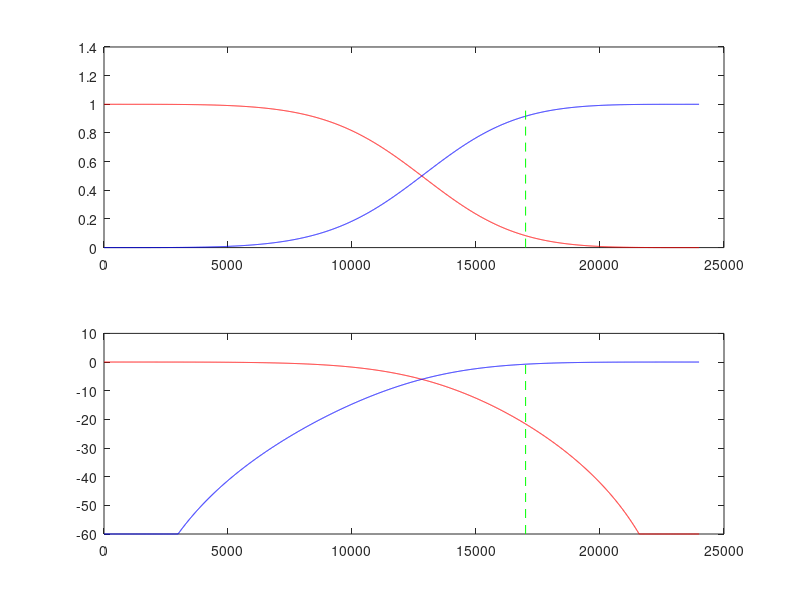
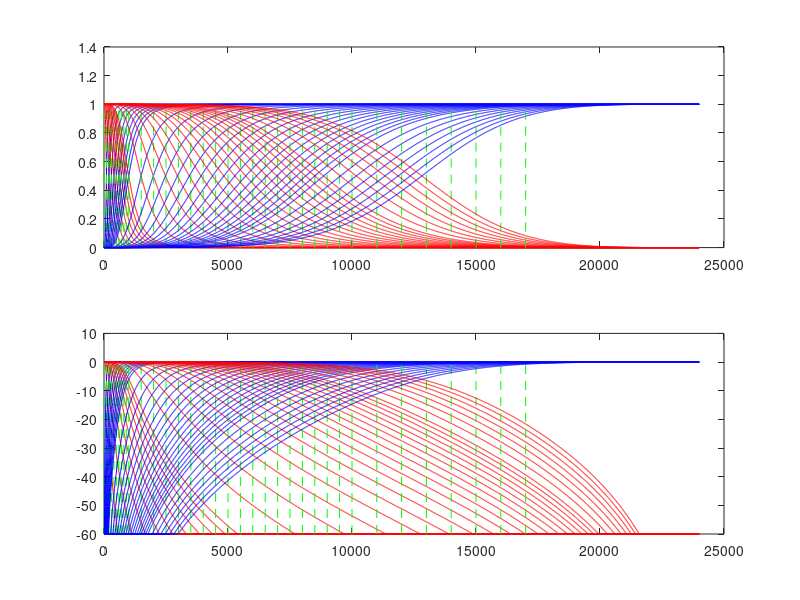
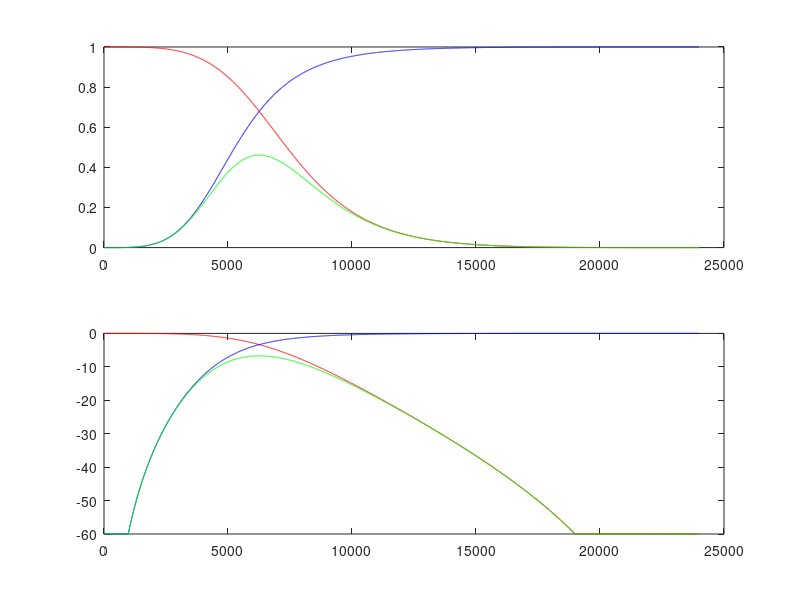
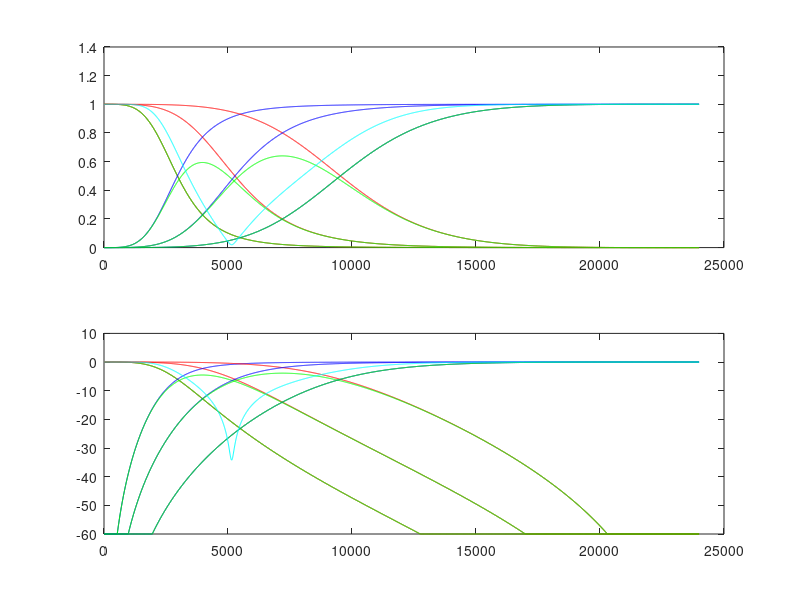

Recreate these plots in MATLAB, in order. (Note: this script raises an error after producing the figures.)
clear;

sampling_freq = 48000;
FreqCutoff    = [0 1 2 3 4 5 6 7 8 9 10 15 20 25 30 35 40 45 50 55 60 65 70 75 80 85 90 95 100 110 120 130 140 150 160 170] * 100;

%                  b2,    -b1/2,      b0,   -a1/2,      a2
LPCoefTab = [[      0,       -0,       0, 8388607, 8388607],
             [    356,     -356,     356, 8310966, 8234749],
             [   1411,    -1411,    1411, 8233344, 8083724],
             [   3146,    -3146,    3146, 8155760, 7935495],
             [   5541,    -5541,    5541, 8078234, 7790021],
             [   8577,    -8577,    8577, 8000780, 7647261],
             [  12238,   -12238,   12238, 7923418, 7507178],
             [  16504,   -16504,   16504, 7846162, 7369732],
             [  21358,   -21358,   21358, 7769030, 7234882],
             [  26783,   -26783,   26783, 7692034, 7102590],
             [  32761,   -32761,   32761, 7615190, 6972818],
             [  70399,   -70399,   70399, 7233707, 6360402],
             [ 119556,  -119556,  119556, 6857840, 5805295],
             [ 178504,  -178504,  178504, 6488789, 5302984],
             [ 245707,  -245707,  245707, 6127486, 4849190],
             [ 319807,  -319807,  319807, 5774638, 4439894],
             [ 399607,  -399607,  399607, 5430758, 4071336],
             [ 484057,  -484057,  484057, 5096202, 3740025],
             [ 572239,  -572239,  572239, 4771190, 3442727],
             [ 663351,  -663351,  663351, 4455832, 3176458],
             [ 756697,  -756697,  756697, 4150147, 2938474],
             [ 851674,  -851674,  851674, 3854084, 2726259],
             [ 947762,  -947762,  947762, 3567532, 2537505],
             [1044512, -1044512, 1044512, 3290333, 2370105],
             [1141538, -1141538, 1141538, 3022295, 2222134],
             [1238513, -1238513, 1238513, 2763196, 2091835],
             [1335156, -1335156, 1335156, 2512796, 1977608],
             [1431229, -1431229, 1431229, 2270842, 1877993],
             [1526534, -1526534, 1526534, 2037068, 1791664],
             [1714194, -1714194, 1714194, 1592982, 1654134],
             [1897115, -1897115, 1897115, 1178372, 1556594],
             [2074617, -2074617, 2074617,  791105, 1492071],
             [2246282, -2246282, 2246282,  429132, 1454786],
             [2411881, -2411881, 2411881,   90515, 1439948],
             [2571327, -2571327, 2571327, -226558, 1443585],
             [2724636, -2724636, 2724636, -523771, 1462394]] / power(2, 23);

HPCoefTab = [[8388607,  8388607, 8388607, 8388607, 8388607],
             [8311322,  8311322, 8311322, 8310966, 8234749],
             [8234756,  8234756, 8234756, 8233344, 8083724],
             [8158906,  8158906, 8158906, 8155760, 7935495],
             [8083774,  8083774, 8083774, 8078234, 7790021],
             [8009357,  8009357, 8009357, 8000780, 7647261],
             [7935656,  7935656, 7935656, 7923418, 7507178],
             [7862666,  7862666, 7862666, 7846162, 7369732],
             [7790387,  7790387, 7790387, 7769030, 7234882],
             [7718816,  7718816, 7718816, 7692034, 7102590],
             [7647952,  7647952, 7647952, 7615190, 6972818],
             [7304106,  7304106, 7304106, 7233707, 6360402],
             [6977396,  6977396, 6977396, 6857840, 5805295],
             [6667292,  6667292, 6667292, 6488789, 5302984],
             [6373192,  6373192, 6373192, 6127486, 4849190],
             [6094444,  6094444, 6094444, 5774638, 4439894],
             [5830366,  5830366, 5830366, 5430758, 4071336],
             [5580260,  5580260, 5580260, 5096202, 3740025],
             [5343428,  5343428, 5343428, 4771190, 3442727],
             [5119182,  5119182, 5119182, 4455832, 3176458],
             [4906844,  4906844, 4906844, 4150147, 2938474],
             [4705759,  4705759, 4705759, 3854084, 2726259],
             [4515294,  4515294, 4515294, 3567532, 2537505],
             [4334844,  4334844, 4334844, 3290333, 2370105],
             [4163833,  4163833, 4163833, 3022295, 2222134],
             [4001709,  4001709, 4001709, 2763196, 2091835],
             [3847952,  3847952, 3847952, 2512796, 1977608],
             [3702071,  3702071, 3702071, 2270842, 1877993],
             [3563602,  3563602, 3563602, 2037068, 1791664],
             [3307176,  3307176, 3307176, 1592982, 1654134],
             [3075486,  3075486, 3075486, 1178372, 1556594],
             [2865722,  2865722, 2865722,  791105, 1492071],
             [2675414,  2675414, 2675414,  429132, 1454786],
             [2502396,  2502396, 2502396,   90515, 1439948],
             [2344769,  2344769, 2344769, -226558, 1443585],
             [2200865,  2200865, 2200865, -523771, 1462394]] / power(2, 23);

nb_filters = size(FreqCutoff, 2);
N          = 4096;
LPCoefTab  = [LPCoefTab(:, 3), LPCoefTab(:, 2) * -2, LPCoefTab(:, 1), LPCoefTab(:, 4) * -2, LPCoefTab(:, 5)];
HPCoefTab  = [HPCoefTab(:, 3), HPCoefTab(:, 2) * -2, HPCoefTab(:, 1), HPCoefTab(:, 4) * -2, HPCoefTab(:, 5)];

LP_response = zeros(nb_filters, N);
HP_response = zeros(nb_filters, N);
for i = 1 : nb_filters
    b_LP2 = conv(     LPCoefTab(i, 1 : 3),       LPCoefTab(i, 1 : 3));
    a_LP2 = conv([1.0 LPCoefTab(i, 4 : 5)], [1.0 LPCoefTab(i, 4 : 5)]);
    b_HP2 = conv(     HPCoefTab(i, 1 : 3),       HPCoefTab(i, 1 : 3));
    a_HP2 = conv([1.0 HPCoefTab(i, 4 : 5)], [1.0 HPCoefTab(i, 4 : 5)]);
    LP_response(i, :) = freqz(b_LP2, a_LP2, N);
    HP_response(i, :) = freqz(b_HP2, a_HP2, N);
end;
HP_response(1, :) = zeros(1, N);
LP_response_dB = 20.0 * log10(abs(LP_response));
HP_response_dB = 20.0 * log10(abs(HP_response));
freq_axis      = [0 : N - 1] * sampling_freq / N / 2;

figure(1);
for i = 1 : nb_filters
    clf(1);
    subplot(2, 1, 1);
    plot(freq_axis, abs(LP_response(i, :)), 'r-');
    hold on;
    plot(freq_axis, abs(HP_response(i, :)), 'b-');
    hold on;
    plot([FreqCutoff(i) FreqCutoff(i)], [0.0 1.0], 'g--');
    hold on;
    subplot(2, 1, 2);
    plot(freq_axis, max(-60.0, LP_response_dB(i, :)), 'r-');
    hold on;
    plot(freq_axis, max(-60.0, HP_response_dB(i, :)), 'b-');
    hold on;
    plot([FreqCutoff(i) FreqCutoff(i)], [-60.0 0.0], 'g--');
    hold off;
    fprintf(1, 'FreqCutoff(%d) : %f\n', i, FreqCutoff(i));
    pause(0.2);
end;

figure(2);
clf(2);
for i = 1 : nb_filters
    subplot(2, 1, 1);
    plot(freq_axis, abs(LP_response(i, :)), 'r-');
    hold on;
    plot(freq_axis, abs(HP_response(i, :)), 'b-');
    hold on;
    plot([FreqCutoff(i) FreqCutoff(i)], [0.0 1.0], 'g--');
    hold on;
    subplot(2, 1, 2);
    plot(freq_axis, max(-60.0, LP_response_dB(i, :)), 'r-');
    hold on;
    plot(freq_axis, max(-60.0, HP_response_dB(i, :)), 'b-');
    hold on;
    plot([FreqCutoff(i) FreqCutoff(i)], [-60.0 0.0], 'g--');
    hold on;
end;
hold off;

figure(3);
clf(3);
ind_LP = 25;
ind_HP = 20;
BP_response = LP_response(ind_LP, :) .* HP_response(ind_HP, :);
BP_response_dB = 20.0 * log10(abs(BP_response));
subplot(2, 1, 1);
plot(freq_axis, abs(LP_response(ind_LP, :)), 'r-');
hold on;
plot(freq_axis, abs(HP_response(ind_HP, :)), 'b-');
hold on;
plot(freq_axis, abs(BP_response), 'g-');
hold on;
subplot(2, 1, 2);
plot(freq_axis, max(-60.0, LP_response_dB(ind_LP, :)), 'r-');
hold on;
plot(freq_axis, max(-60.0, HP_response_dB(ind_HP, :)), 'b-');
hold on;
plot(freq_axis, max(-60.0, BP_response_dB), 'g-');
hold off;

figure(4);
clf(4);
ind1_LP = 15;
ind2_LP = 20;
ind2_HP = ind1_LP;
ind3_LP = 30;
ind3_HP = ind2_LP;
ind4_HP = ind3_LP;
BP1_response = LP_response(ind1_LP, :);
BP2_response = LP_response(ind2_LP, :) .* HP_response(ind2_HP, :);
BP3_response = LP_response(ind3_LP, :) .* HP_response(ind3_HP, :);
BP4_response =                            HP_response(ind4_HP, :);
BP_response  = BP1_response + BP2_response + BP3_response + BP4_response;
BP1_response_dB = 20.0 * log10(abs(BP1_response));
BP2_response_dB = 20.0 * log10(abs(BP2_response));
BP3_response_dB = 20.0 * log10(abs(BP3_response));
BP4_response_dB = 20.0 * log10(abs(BP4_response));
BP_response_dB  = 20.0 * log10(abs(BP_response));
subplot(2, 1, 1);
plot(freq_axis, abs(LP_response(ind1_LP, :)), 'r-');
hold on;
plot(freq_axis, abs(BP1_response), 'g-');
hold on;
plot(freq_axis, abs(LP_response(ind2_LP, :)), 'r-');
hold on;
plot(freq_axis, abs(HP_response(ind2_HP, :)), 'b-');
hold on;
plot(freq_axis, abs(BP2_response), 'g-');
hold on;
plot(freq_axis, abs(LP_response(ind3_LP, :)), 'r-');
hold on;
plot(freq_axis, abs(HP_response(ind3_HP, :)), 'b-');
hold on;
plot(freq_axis, abs(BP3_response), 'g-');
hold on;
plot(freq_axis, abs(HP_response(ind4_HP, :)), 'b-');
hold on;
plot(freq_axis, abs(BP4_response), 'g-');
hold on;
plot(freq_axis, abs(BP_response), 'c-');
hold on;
subplot(2, 1, 2);
plot(freq_axis, max(-60.0, LP_response_dB(ind1_LP, :)), 'r-');
hold on;
plot(freq_axis, max(-60.0, BP1_response_dB), 'g-');
hold on;
plot(freq_axis, max(-60.0, LP_response_dB(ind2_LP, :)), 'r-');
hold on;
plot(freq_axis, max(-60.0, HP_response_dB(ind2_HP, :)), 'b-');
hold on;
plot(freq_axis, max(-60.0, BP2_response_dB), 'g-');
hold on;
plot(freq_axis, max(-60.0, LP_response_dB(ind3_LP, :)), 'r-');
hold on;
plot(freq_axis, max(-60.0, HP_response_dB(ind3_HP, :)), 'b-');
hold on;
plot(freq_axis, max(-60.0, BP3_response_dB), 'g-');
hold on;
plot(freq_axis, max(-60.0, HP_response_dB(ind4_HP, :)), 'b-');
hold on;
plot(freq_axis, max(-60.0, BP4_response_dB), 'g-');
hold on;
plot(freq_axis, max(-60.0, BP_response_dB), 'c-');
hold off;


[gains global_response band_responses index error] = mdrc_gains([0 500 1500 5000]);
figure(5);
clf(5);
ind1_LP                 = index(1);
ind2_LP                 = index(2);
ind2_HP                 = index(1);
ind3_LP                 = index(3);
ind3_HP                 = index(2);
ind4_HP                 = index(3);
BP1_response            = LP_response(ind1_LP, :);
BP2_response            = LP_response(ind2_LP, :) .* HP_response(ind2_HP, :);
BP3_response            = LP_response(ind3_LP, :) .* HP_response(ind3_HP, :);
BP4_response            =                            HP_response(ind4_HP, :);
BP_wo_gains_response    = BP1_response + BP2_response + BP3_response + BP4_response;
BP_w_gains_response     = gains(1) * BP1_response + gains(2) * BP2_response + gains(3) * BP3_response + gains(4) * BP4_response;
BP1_response_dB         = 20.0 * log10(abs(BP1_response));
BP2_response_dB         = 20.0 * log10(abs(BP2_response));
BP3_response_dB         = 20.0 * log10(abs(BP3_response));
BP4_response_dB         = 20.0 * log10(abs(BP4_response));
BP_wo_gains_response_dB = 20.0 * log10(abs(BP_wo_gains_response));
BP_w_gains_response_dB  = 20.0 * log10(abs(BP_w_gains_response));
subplot(2, 1, 1);
plot(freq_axis, abs(BP1_response), 'g-');
hold on;
plot(freq_axis, abs(BP2_response), 'g-');
hold on;
plot(freq_axis, abs(BP3_response), 'g-');
hold on;
plot(freq_axis, abs(BP4_response), 'g-');
hold on;
plot(freq_axis, abs(BP_wo_gains_response), 'c-');
hold on;
plot(freq_axis, abs(BP_w_gains_response), 'm-');
hold on;
subplot(2, 1, 2);
plot(freq_axis, max(-60.0, BP1_response_dB), 'g-');
hold on;
plot(freq_axis, max(-60.0, BP2_response_dB), 'g-');
hold on;
plot(freq_axis, max(-60.0, BP3_response_dB), 'g-');
hold on;
plot(freq_axis, max(-60.0, BP4_response_dB), 'g-');
hold on;
plot(freq_axis, max(-60.0, BP_wo_gains_response_dB), 'c-');
hold on;
plot(freq_axis, max(-60.0, BP_w_gains_response_dB), 'm-');
hold off;
